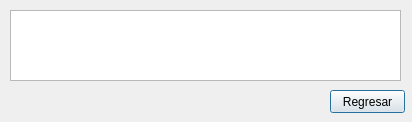
<?xml version="1.0" encoding="UTF-8"?>
<ui version="4.0">
 <class>verInfoCliente</class>
 <widget class="QDialog" name="verInfoCliente">
  <property name="geometry">
   <rect>
    <x>0</x>
    <y>0</y>
    <width>412</width>
    <height>122</height>
   </rect>
  </property>
  <property name="windowTitle">
   <string>Dialog</string>
  </property>
  <widget class="QTableWidget" name="tableWidget">
   <property name="geometry">
    <rect>
     <x>10</x>
     <y>10</y>
     <width>391</width>
     <height>71</height>
    </rect>
   </property>
   <property name="editTriggers">
    <set>QAbstractItemView::NoEditTriggers</set>
   </property>
  </widget>
  <widget class="QPushButton" name="regresar">
   <property name="geometry">
    <rect>
     <x>330</x>
     <y>90</y>
     <width>75</width>
     <height>23</height>
    </rect>
   </property>
   <property name="text">
    <string>Regresar</string>
   </property>
  </widget>
 </widget>
 <resources/>
 <connections/>
</ui>
